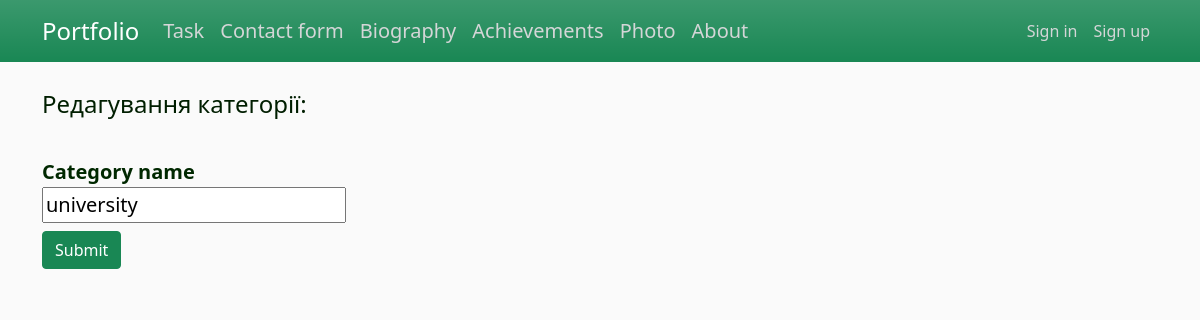
The page /tsk/category/1/update on the database as committed earlier.
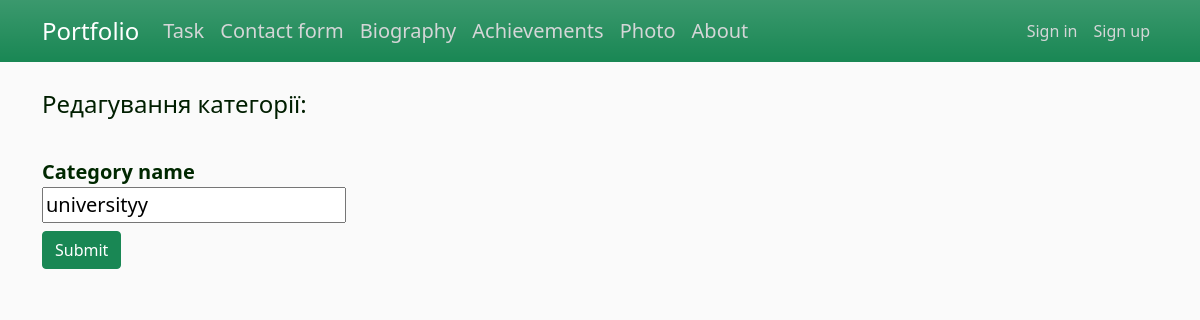
The same page on the database as committed later.
### app/task/models.py (models this page shows, shortened)
class Category(db.Model):
    id = db.Column(db.Integer, primary_key=True)
    name = db.Column(db.String(255), nullable=False, unique=True)
    tasks = db.relationship('Task', backref='categor', lazy='dynamic')

### app/task/views.py (the view, shortened to what this page needs)
@task_bp.route("/category/<int:id>/update", methods=['POST', 'GET'])
def category_update(id):
    form = CategoryForm()
    print("category_update")
    categ = Category.query.get_or_404(id)
    if request.method == 'GET':
        form.name.data = categ.name
        return render_template('category_update.html', title='Зміна категорії', form=form)

### app/task/forms.py
class CategoryForm(FlaskForm):
    name = StringField('Category name', validators=[DataRequired()])
    submit = SubmitField('Submit')

### app/task/templates/task/category_update.html (shortened to what this page needs)
{% extends "layout.html" %}
{% block content %}
    {% from "_render_field.html" import render_field %}
    <h4>Редагування категорії:</h4>
    <br>
    <form method="POST">
        {{ render_field(form.name) }}
        {{ form.submit(class="btn btn-success") }}
    </form>
{% endblock content %}

### app/templates/_render_field.html (shortened to what this page needs)
{% macro render_field(field) %}
  <dt class="form-group">{{ field.label }}
    <dd>
        {{ field }}
    </dd>
{% endmacro %}

Rows that differ between the two databases and show on the page:
changed Category: name "university" → "universityy"
